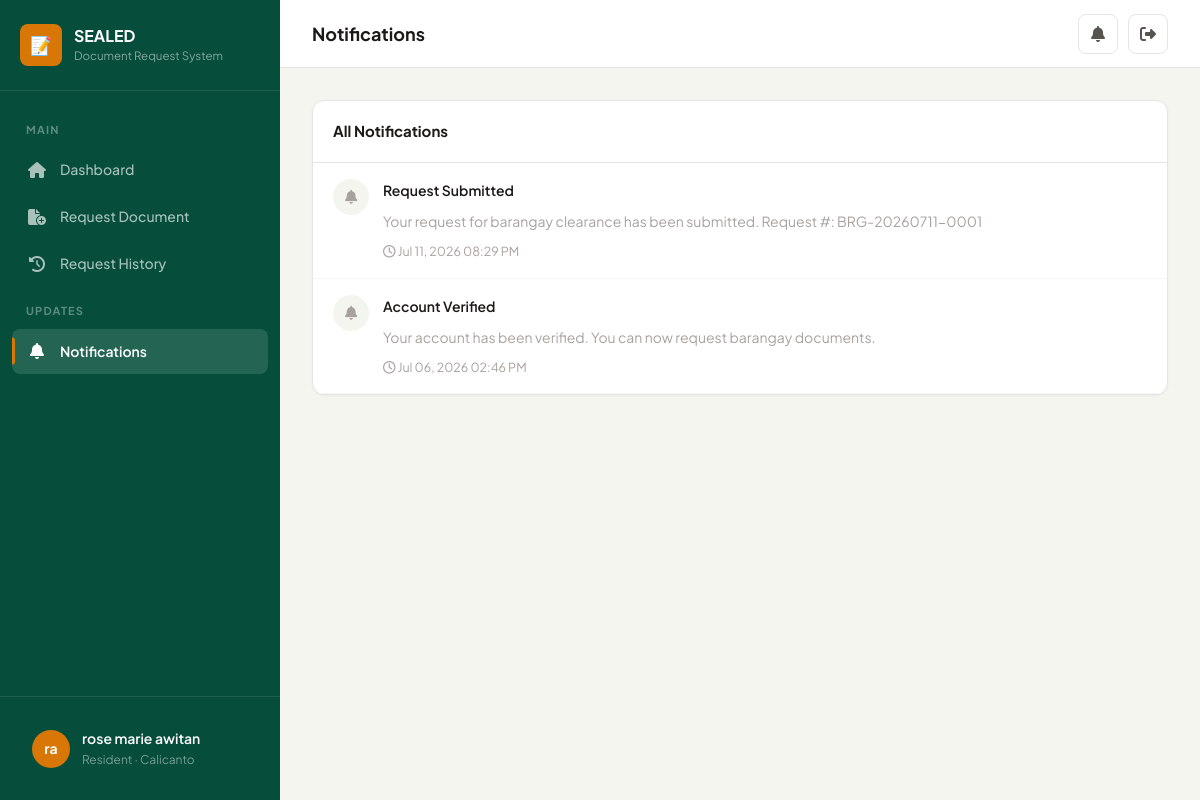
The page /resident/notifications/ (signed in) on the database its author committed.
### brgy/models.py (models this page shows, shortened)
class CustomUser(AbstractUser):
    class Role(models.TextChoices):
        RESIDENT = 'resident', 'Resident'
        STAFF = 'staff', 'Staff'
        ADMIN = 'admin', 'Administrator'
    class VerificationStatus(models.TextChoices):
        PENDING = 'pending', 'Pending'
        APPROVED = 'approved', 'Approved'
        REJECTED = 'rejected', 'Rejected'
    id = models.UUIDField(primary_key=True, default=uuid.uuid4, editable=False)
    role = models.CharField(max_length=20, choices=Role.choices, default=Role.RESIDENT)
    barangay = models.ForeignKey(
        Barangay, on_delete=models.SET_NULL, null=True, blank=True, related_name='users'
    )
    verification_status = models.CharField(
        max_length=20, choices=VerificationStatus.choices, default=VerificationStatus.PENDING
    )
    phone_number = models.CharField(max_length=20, blank=True)
    address = models.TextField(blank=True)
    birth_date = models.DateField(null=True, blank=True)
    gender = models.CharField(max_length=10, blank=True)
    middle_name = models.CharField(max_length=150, blank=True)
    civil_status = models.CharField(max_length=20, blank=True, default='')
    occupation = models.CharField(max_length=100, blank=True, default='')
    id_type = models.CharField(max_length=50, blank=True, default='')
    id_front = models.ImageField(upload_to='resident_ids/', blank=True, null=True)
    id_back = models.ImageField(upload_to='resident_ids/', blank=True, null=True)
    profile_picture = models.ImageField(upload_to='profile_pictures/', blank=True, null=True)
    rejection_reason = models.TextField(blank=True, default='')
    class Meta:
        ordering = ['-date_joined']
    @property
    def display_name(self):
        return self.get_full_name() or self.username

class Barangay(models.Model):
    id = models.UUIDField(primary_key=True, default=uuid.uuid4, editable=False)
    name = models.CharField(max_length=200)
    address = models.TextField()
    contact_number = models.CharField(max_length=20, blank=True)
    email = models.EmailField(blank=True)
    chairman_name = models.CharField(max_length=200, blank=True)
    officials = models.JSONField(default=dict, blank=True)
    is_active = models.BooleanField(default=True)
    created_at = models.DateTimeField(auto_now_add=True)
    updated_at = models.DateTimeField(auto_now=True)
    class Meta:
        ordering = ['name']

class Notification(models.Model):
    id = models.UUIDField(primary_key=True, default=uuid.uuid4, editable=False)
    user = models.ForeignKey(CustomUser, on_delete=models.CASCADE, related_name='notifications')
    title = models.CharField(max_length=200)
    message = models.TextField()
    link = models.CharField(max_length=500, blank=True)
    is_read = models.BooleanField(default=False)
    created_at = models.DateTimeField(auto_now_add=True)
    class Meta:
        ordering = ['-created_at']

### brgy/views.py (the view)
# urls.py: path('resident/notifications/', views.notifications_view, name='notifications'),
@login_required
@role_required('resident')
def notifications_view(request):
    notifications = Notification.objects.filter(user=request.user).order_by('-created_at')
    paginator = Paginator(notifications, 15)
    page_number = request.GET.get('page', 1)
    page_obj = paginator.get_page(page_number)
    return render(request, 'brgy/resident/notifications.html', {'page_obj': page_obj})

### brgy/context_processors.py (called while the page is built)
def brgy_context(request):
    context = {}
    if request.user.is_authenticated:
        unread_count = Notification.objects.filter(user=request.user, is_read=False).count()
        recent_notifications = Notification.objects.filter(user=request.user)[:5]
        context['unread_notification_count'] = unread_count
        context['recent_notifications'] = recent_notifications
    return context

### brgy/views.py (called while the page is built)
def role_required(*roles):
    def decorator(view_func):
        @wraps(view_func)
        def wrapper(request, *args, **kwargs):
            if not request.user.is_authenticated:
                return redirect('login')
            if request.user.role not in roles:
                messages.error(request, 'You do not have permission to access that page.')
                return redirect('dashboard')
            return view_func(request, *args, **kwargs)
        return wrapper
    return decorator

### brgy/templates/brgy/resident/notifications.html (shortened to what this page needs)
{% extends 'brgy/base.html' %}
{% block nav_res_notifications %}active{% endblock %}
{% block page_title %}Notifications{% endblock %}
{% block content %}
<div class="card">
    <div class="card-header">
        <h3>All Notifications</h3>
    </div>
    <div class="card-body-flush">
        {% if page_obj %}
        {% for notif in page_obj %}
        <a href="{% url 'mark_notification_read' notif.pk %}" style="display:block;text-decoration:none;color:inherit;">
            <div style="padding:16px 20px;border-bottom:1px solid var(--border-light);display:flex;gap:14px;align-items:flex-start;transition:background 0.2s;{% if not notif.is_read %}background:var(--primary-50);border-left:3px solid var(--primary-light);{% endif %}" onmouseover="this.style.background='var(--bg)'" onmouseout="this.style.background='{% if not notif.is_read %}var(--primary-50){% else %}transparent{% endif %}'">
                <div style="width:36px;height:36px;border-radius:50%;background:{% if notif.is_read %}var(--bg){% else %}var(--primary-100){% endif %};display:flex;align-items:center;justify-content:center;flex-shrink:0;">
                    <i class="fa-solid fa-bell" style="font-size:14px;color:{% if notif.is_read %}var(--text-muted){% else %}var(--primary){% endif %}"></i>
                </div>
                <div style="flex:1;min-width:0;">
                    <div class="fw-600 text-sm">{{ notif.title }}</div>
                    <div class="text-sm text-muted mt-2">{{ notif.message }}</div>
                    <div class="text-xs text-muted mt-2"><i class="fa-regular fa-clock"></i> {{ notif.created_at|date:"M d, Y h:i A" }}</div>
                </div>
            </div>
        </a>
        {% endfor %}
        {% else %}
        <div class="empty-state">
            <i class="fa-solid fa-bell-slash"></i>
            <h4>No Notifications</h4>
            <p>You're all caught up. No notifications to show.</p>
        </div>
        {% endif %}
    </div>
</div>
{% endblock %}

### brgy/templates/brgy/base.html (shortened to what this page needs)
{% load static %}
<!DOCTYPE html>
<html lang="en">
<head>
    <link rel="stylesheet" href="https://cdnjs.cloudflare.com/ajax/libs/font-awesome/6.5.1/css/all.min.css">
    <link rel="stylesheet" href="{% static 'css/style.css' %}">
</head>
<body>
    <div class="app-layout">
        <aside class="sidebar" id="sidebar">
            <div class="sidebar-header">
                <div class="sidebar-logo">
                    <div class="sidebar-logo-icon">📝</div>
                    <div class="sidebar-logo-text">
                        SEALED
                        <small>Document Request System</small>
                    </div>
                </div>
            </div>
            <nav class="sidebar-nav">
                {% if user.role == 'resident' %}
                <div class="sidebar-section-label">Main</div>
                <a href="{% url 'resident_dashboard' %}" class="sidebar-item {% block nav_res_dashboard %}{% endblock %}">
                    <i class="fa-solid fa-house"></i> Dashboard
                </a>
                <a href="{% url 'request_document' %}" class="sidebar-item {% block nav_res_request %}{% endblock %}">
                    <i class="fa-solid fa-file-circle-plus"></i> Request Document
                </a>
                <a href="{% url 'request_history' %}" class="sidebar-item {% block nav_res_history %}{% endblock %}">
                    <i class="fa-solid fa-clock-rotate-left"></i> Request History
                </a>
                <div class="sidebar-section-label">Updates</div>
                <a href="{% url 'notifications' %}" class="sidebar-item {% block nav_res_notifications %}{% endblock %}">
                    <i class="fa-solid fa-bell"></i> Notifications
                </a>
                {% endif %}
            </nav>
            <div class="sidebar-footer">
                <a href="{% url 'profile' %}" class="sidebar-user">
                    <div class="sidebar-avatar">{{ user.first_name.0 }}{{ user.last_name.0 }}</div>
                    <div class="sidebar-user-info">
                        <div class="sidebar-user-name">{{ user.display_name }}</div>
                        <div class="sidebar-user-role">{{ user.get_role_display }}{% if user.barangay %} &middot; {{ user.barangay.name }}{% endif %}</div>
                    </div>
                </a>
            </div>
        </aside>
        <main class="main-content">
            <header class="topbar">
                <div class="topbar-left">
                    <h1 class="topbar-title">{% block page_title %}Dashboard{% endblock %}</h1>
                </div>
                <div class="topbar-right">
                    <div style="position:relative">
                        <button class="topbar-btn" id="notifBtn" aria-label="Notifications">
                            <i class="fa-solid fa-bell"></i>
                        </button>
                    </div>
                    <a href="{% url 'logout' %}" class="topbar-btn" title="Logout" data-confirm="Are you sure you want to logout?">
                        <i class="fa-solid fa-right-from-bracket"></i>
                    </a>
                </div>
            </header>
            <div class="page-content">
                {% block content %}{% endblock %}
            </div>
        </main>
    </div>
</body>
</html>

### brgy/static/css/base.css (style rules this page uses)
:root { --primary: #065F46; --primary-light: #059669; --primary-dark: #064E3B; --primary-50: #ECFDF5; --primary-100: #D1FAE5; --primary-200: #A7F3D0; --accent: #D97706; --accent-light: #F59E0B; --accent-dark: #B45309; --accent-50: #FFFBEB; --accent-100: #FEF3C7; --bg: #F5F5F0; --bg-alt: #EDEDEA; --card: #FFFFFF; --text: #1C1917; --text-secondary: #57534E; --text-muted: #A8A29E; --border: #E7E5E4; --border-light: #F5F5F4; --success: #059669; --success-bg: #ECFDF5; --warning: #D97706; --warning-bg: #FFFBEB; --danger: #DC2626; --danger-bg: #FEF2F2; --info: #0891B2; --info-bg: #ECFEFF; --sidebar-width: 280px; --topbar-height: 68px; --radius: 12px; --radius-sm: 8px; --shadow-sm: 0 1px 3px rgba(0,0,0,0.04); --shadow: 0 1px 4px rgba(0,0,0,0.06), 0 1px 2px rgba(0,0,0,0.04); --shadow-md: 0 6px 12px -2px rgba(0,0,0,0.08), 0 3px 6px -2px rgba(0,0,0,0.05); --shadow-lg: 0 12px 24px -4px rgba(0,0,0,0.1), 0 6px 12px -4px rgba(0,0,0,0.05); --transition: 0.25s ease; }
*, *::before, *::after { box-sizing: border-box; margin: 0; padding: 0; }
body { font-family: 'Plus Jakarta Sans', -apple-system, BlinkMacSystemFont, sans-serif; background: var(--bg); color: var(--text); font-size: 15px; line-height: 1.65; -webkit-font-smoothing: antialiased; overflow-x: hidden; }
a { color: var(--primary-light); text-decoration: none; transition: color var(--transition); }
.app-layout { display: flex; min-height: 100vh; }
.main-content { flex: 1; margin-left: var(--sidebar-width); min-height: 100vh; display: flex; flex-direction: column; }
.page-content { flex: 1; padding: 32px; animation: fadeIn 0.3s ease; }
.text-muted { color: var(--text-muted) !important; }
.text-sm { font-size: 14px; }
.text-xs { font-size: 12.5px; }
.fw-600 { font-weight: 600; }
.mt-2 { margin-top: 8px; }

### brgy/static/css/sidebar.css (style rules this page uses)
.sidebar { width: var(--sidebar-width); background: var(--primary-dark); color: #fff; position: fixed; top: 0; left: 0; bottom: 0; z-index: 100; display: flex; flex-direction: column; transition: transform 0.3s ease; overflow-y: auto; }
.sidebar-header { padding: 24px 20px; border-bottom: 1px solid rgba(255,255,255,0.1); flex-shrink: 0; }
.sidebar-logo { display: flex; align-items: center; gap: 12px; }
.sidebar-logo-icon { width: 42px; height: 42px; background: var(--accent); border-radius: var(--radius-sm); display: flex; align-items: center; justify-content: center; font-size: 18px; font-weight: 800; color: #fff; flex-shrink: 0; }
.sidebar-logo-text { font-size: 16px; font-weight: 700; line-height: 1.3; color: #fff; }
.sidebar-logo-text small { display: block; font-size: 11.5px; font-weight: 400; color: rgba(255,255,255,0.5); margin-top: 2px; }
.sidebar-nav { flex: 1; padding: 16px 12px; }
.sidebar-section-label { font-size: 11px; font-weight: 700; text-transform: uppercase; letter-spacing: 1.2px; color: rgba(255,255,255,0.35); padding: 14px 14px 8px; }
.sidebar-item { display: flex; align-items: center; gap: 12px; padding: 11px 14px; border-radius: var(--radius-sm); color: rgba(255,255,255,0.65); font-size: 14px; font-weight: 500; transition: all var(--transition); margin-bottom: 2px; position: relative; }
.sidebar-item.active { background: rgba(255,255,255,0.12); color: #fff; font-weight: 600; }
.sidebar-item.active::before { content: ''; position: absolute; left: 0; top: 50%; transform: translateY(-50%); width: 3px; height: 60%; background: var(--accent); border-radius: 0 3px 3px 0; }
.sidebar-item i { width: 22px; text-align: center; font-size: 16px; flex-shrink: 0; }
.sidebar-footer { padding: 18px 20px; border-top: 1px solid rgba(255,255,255,0.1); flex-shrink: 0; }
.sidebar-user { display: flex; align-items: center; gap: 12px; }
.sidebar-avatar { width: 38px; height: 38px; border-radius: 50%; background: var(--accent); display: flex; align-items: center; justify-content: center; font-size: 14px; font-weight: 700; color: #fff; flex-shrink: 0; }
.sidebar-user-info { overflow: hidden; }
.sidebar-user-name { font-size: 14px; font-weight: 600; color: #fff; white-space: nowrap; overflow: hidden; text-overflow: ellipsis; }
.sidebar-user-role { font-size: 12px; color: rgba(255,255,255,0.45); text-transform: capitalize; }

### brgy/templates/brgy/base.html (style rules this page uses)
a.sidebar-user { text-decoration: none; color: inherit; display: flex; align-items: center; gap: 12px; padding: 12px; border-radius: 8px; transition: background-color 0.2s ease; cursor: pointer; }

### rows shown on the page
CustomUser: first_name.0 "r", last_name.0 "a", display_name "rose marie awitan", role "Resident", barangay.name "Calicanto"
Notification: is_read True (drawn), title "Request Submitted", message "Your request for barangay clearance has been submitted. Request #: BRG-20260711-0001", created_at "Jul 11, 2026 08:29 PM"
Notification: is_read True (drawn), title "Account Verified", message "Your account has been verified. You can now request barangay documents.", created_at "Jul 06, 2026 02:46 PM"
